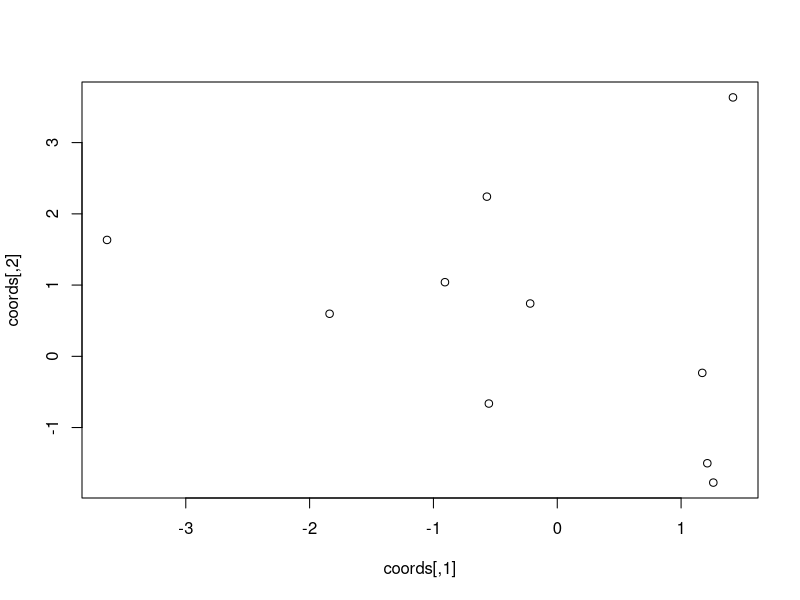

The R source for this figure:
# https://damariszurell.github.io/EEC-MGC/a1_SpatialData.html
# https://pialentini.com/2018/01/25/getting-spatial-data-into-shape-for-species-distribution-modelling-sdms/

install.packages(c('terra'), dep=T)
library(terra)

set.seed(12345) # We set a seed for the random number generator, so that we all obtain the same results

coords <- cbind(
  x <- rnorm(10, sd=2),
  y <- rnorm(10, sd=2)
)

str(coords)
plot(coords)
sp <- terra::vect(coords)
class(sp)
sp
sp <- terra::vect(coords, crs = '+proj=longlat +datum=WGS84')
sp
(data <- data.frame(ID=1:10,species=sample(c('beech','oak','birch'),10,replace=T)))
terra:: values(sp) <- data
sp
